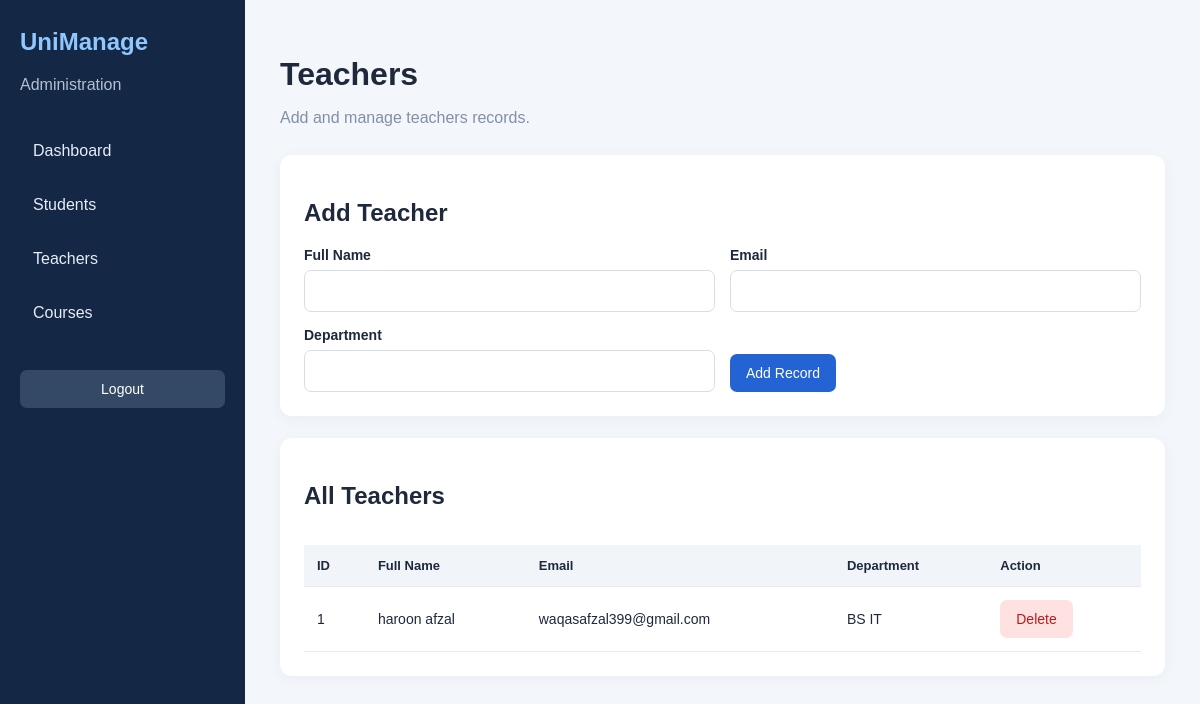
The app's page /teachers (signed in) with its own data.
### tables this page shows
CREATE TABLE teachers (
            id INTEGER PRIMARY KEY AUTOINCREMENT,
            name TEXT NOT NULL,
            email TEXT NOT NULL UNIQUE,
            department TEXT NOT NULL
        );

### app.py (the view, shortened to what this page needs)
@app.route("/<section>", methods=["GET", "POST"])
@login_required
def manage_section(section):
    if section not in SECTIONS:
        abort(404)
    config = SECTIONS[section]
    db = get_db()
    fields = config["fields"]
    columns = config["columns"]
    records = db.execute(
        f"SELECT * FROM {section} ORDER BY id DESC"
    ).fetchall()
    return render_template(
        "students.html",
        section=section,
        config=config,
        records=records
    )

### app.py (called while the page is built)
def get_db():
    if "db" not in g:
        g.db = sqlite3.connect(DATABASE)
        g.db.row_factory = sqlite3.Row
        g.db.execute("PRAGMA foreign_keys = ON")
    return g.db

def login_required(view):
    @wraps(view)
    def wrapped(*args, **kwargs):
        if "user_id" not in session:
            flash("Please log in first.", "error")
            return redirect(url_for("login"))
        return view(*args, **kwargs)
    return wrapped

### templates/students.html (shortened to what this page needs)
{% extends "base.html" %}
{% block content %}
<header class="page-header">
    <div>
        <h1>{{ config.title }}</h1>
        <p class="muted">Add and manage {{ config.title|lower }} records.</p>
    </div>
</header>
<section class="panel">
    <h2>Add {{ config.title[:-1] if config.title.endswith('s') else config.title }}</h2>
    <form method="POST" class="record-form">
        {% for field, label, kind in config.fields %}
            <div>
                <label for="{{ field }}">{{ label }}</label>
                <input id="{{ field }}" name="{{ field }}" type="{{ kind }}"
                       required>
            </div>
        {% endfor %}
        <button class="primary" type="submit">Add Record</button>
    </form>
</section>
<section class="panel">
    <h2>All {{ config.title }}</h2>
    <div class="table-wrap">
        <table>
            <thead>
                <tr>
                    <th>ID</th>
                    {% for field, label, kind in config.fields %}
                        <th>{{ label }}</th>
                    {% endfor %}
                    <th>Action</th>
                </tr>
            </thead>
            <tbody>
                {% for record in records %}
                <tr>
                    <td>{{ record.id }}</td>
                    {% for field, label, kind in config.fields %}
                        <td>{{ record[field] }}</td>
                    {% endfor %}
                    <td>
                        <form method="POST"
                              action="{{ url_for('delete_record', section=section, record_id=record.id) }}"
                              onsubmit="return confirm('Delete this record?');">
                            <button class="danger" type="submit">Delete</button>
                        </form>
                    </td>
                </tr>
                {% else %}
                <tr>
                    <td colspan="{{ config.fields|length + 2 }}">
                        No records found. Add your first record above.
                    </td>
                </tr>
                {% endfor %}
            </tbody>
        </table>
    </div>
</section>
{% endblock %}

### static/style.css (style rules this page uses)
* { box-sizing: border-box; }
body { margin: 0; font-family: Arial, sans-serif; background: #f3f6fb; color: #1e293b; }
.muted { color: #8290a5; }
button { border: 0; border-radius: 7px; padding: 11px 16px; cursor: pointer; font-size: 14px; }
label { display: block; margin: 16px 0 7px; font-weight: 600; font-size: 14px; }
input { width: 100%; padding: 12px; border: 1px solid #d5deea; border-radius: 7px; background: white; font-size: 14px; }
.primary { background: #2463d4; color: white; margin-top: 20px; }
.page-header { margin-bottom: 28px; }
.page-header h1 { margin-bottom: 8px; }
.stat-card, .panel { background: white; border-radius: 12px; padding: 24px; margin-bottom: 22px; box-shadow: 0 3px 15px #1427440b; }
.record-form { display: grid; grid-template-columns: repeat(2, minmax(0, 1fr)); gap: 15px; align-items: end; }
.record-form label { margin-top: 0; }
.record-form button { justify-self: start; }
.table-wrap { overflow-x: auto; }
table { width: 100%; border-collapse: collapse; margin-top: 15px; }
th, td { text-align: left; padding: 13px; border-bottom: 1px solid #e5eaf1; white-space: nowrap; }
th { background: #f1f5fa; font-size: 13px; }
td { font-size: 14px; }
.danger { background: #fee2e2; color: #b91c1c; }

### records on screen
teachers: id "1", name "haroon afzal" "waqasafzal399@gmail.com" "BS IT"

### other values on screen
{{ config.title }} "Teachers"
{{ config.title|lower }} "teachers"
{{ config.title[:-1] if config.title.endswith('s') else config.title }} "Teacher"
{{ label }} "Full Name" "Email" "Department"
